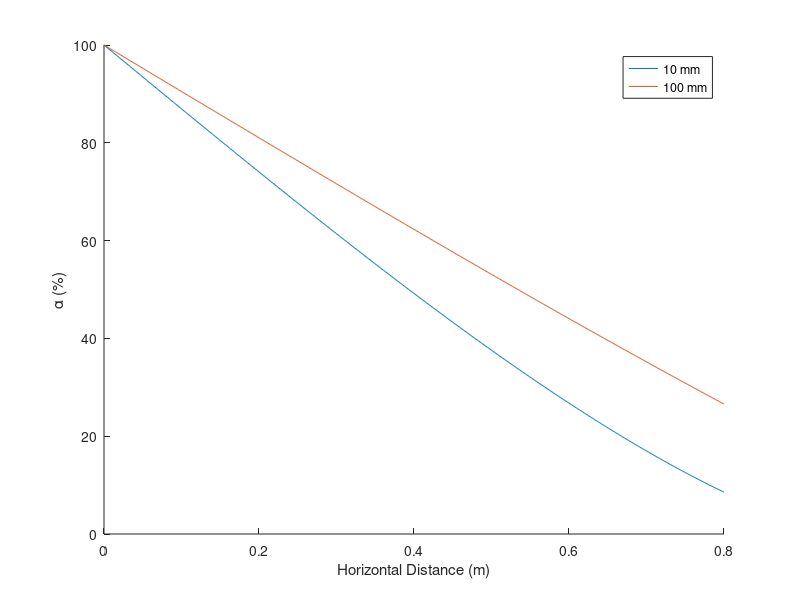

Here is the MATLAB script that generated this plot:
clear all;close all;clc;

L = 35.7e-3; %length of retroreflector
Ls = 6.3e-3; %length of recession
rr = 50e-3;  %diameter of the front face of retroreflector

PDSize = [10e-3 100e-3]; %m
h = 1.5; %meter
HdistanceRange = [0:0.001:0.8]; %meter

i = 1;
for Hdistance = HdistanceRange  %radiance angle = incidence angle

    theta = atand(Hdistance/h);
    D(i) = 2*L*tand(theta);
    Ds(i) = 2*Ls*tand(theta);

    j = 1;
    for PD_r = PDSize/2
        r = rr+PD_r;
        ERA(i,j) = 2*r^2*(acos((D(i)+Ds(i))/r)-(D(i)+Ds(i))/r*sin(acos((D(i)+Ds(i))/r)))-pi*PD_r^2;
        Alpha(i,j) = ERA(i,j)/(pi*r^2-pi*PD_r^2)*100;
        j = j+1;
    end
    
i = i+1;
end

% figure
% hold on
% plot([0.1:0.01:500],ERA(1,:));
% plot([0.1:0.01:500],ERA(2,:));
% plot([0.1:0.01:500],ERA(3,:));
% plot([0.1:0.01:500],ERA(4,:));
% hold off
% legend('\theta=0','\theta=10','\theta=20','\theta=30')
% xlabel('PD radius (mm)')
% ylabel('Effective Reflecting Area (mm^2)')

figure
hold on
plot(HdistanceRange,Alpha(:,1));
plot(HdistanceRange,Alpha(:,2));
hold off
legend('10 mm','100 mm')
xlabel('Horizontal Distance (m)')
ylabel('\alpha (%)')
